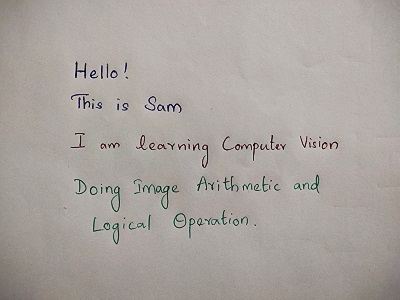
#> input picture image.jpg, 400 x 300 px
$ jupyter execute 'Image Arthmetic Operations using OpenCV.ipynb'   (shell and % lines are left out)
#> lines starting #> are read from the running program, lines starting #| are printed output that depends on the picture
# Image Arithmetic and Logic Operation

__Read colour hand written image__

__Convert it into grayscale image__

__Perform the following using image Arithmetic Operation__

###### Import required Libraries

[cell 1]
import numpy as np

import cv2

import matplotlib.pyplot as plt

###### Original Image

[cell 2]
image = cv2.imread("image.jpg")
#> image is the input picture: shape (300, 400, 3); mean B, G, R 159.3, 163.9, 170

plt.imshow(image)
plt.title("Original Image")
plt.axis('off')
plt.show()

[cell 3]
print("The Original-image shape =", image.shape, "\nThe Original-image size =", image.size)
#| The Original-image shape = (300, 400, 3)
#| The Original-image size = 360000

[cell 4]
image[0]
#> Out = 400 rows, first 8: [125, 131, 138], [125, 131, 138], [122, 130, 137], [121, 129, 136], [121, 129, 136], [122, 130, 137], [122, 130, 137], [122, 130, 137]

###### Convert to gray-scale image

[cell 5]
gray_image = cv2.imread("image.jpg", 0)
#> gray_image: shape (300, 400); min 2, max 223, mean 165.1

plt.imshow(gray_image, cmap='gray')
plt.title("Gray-Scale Image")
plt.axis('off')
plt.show()

[cell 6]
print("The gray-image shape =", gray_image.shape,
      "\nThe gray-image size =", gray_image.size,
      "\nThe gray-image data-type=", gray_image.dtype)
#| The gray-image shape = (300, 400)
#| The gray-image size = 120000
#| The gray-image data-type= uint8

[cell 7]
gray_image

## a) Brightness Modification

[cell 8]
def brightness(input_image, value):

#> called with value = 100
    new_image = np.zeros(input_image.shape, input_image.dtype)

    for y in range(input_image.shape[0]):
        for x in range(input_image.shape[1]):
            new_image[y,x] = np.clip(input_image[y,x] + value, 0, 255)
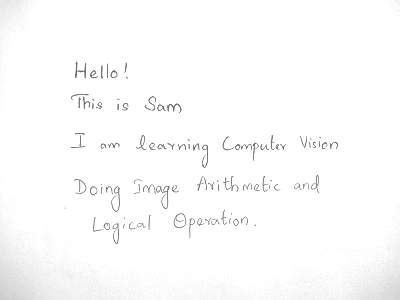
#> new_image: shape (300, 400); min 102, max 255, mean 251.7


    fig = plt.figure(figsize=(10, 7))
    plt.suptitle("Brightness Modification")

    fig.add_subplot(1, 2, 1)
    plt.title("Input Image")
    plt.imshow(input_image, cmap='gray')
    plt.axis('off')

    fig.add_subplot(1, 2, 2)
    plt.title("Output Image")
    plt.imshow(new_image, cmap='gray')
    plt.axis('off')

    plt.show()

### (i) Increasing the Brightness of an Image

[cell 9]
brightness(gray_image, 100)

### (ii) Decreasing the Brightness of an Image

[cell 10]
brightness(gray_image, -100)
#> call 2 of brightness, with value = -100
#> after the loop in brightness (call 2), `for y in range(input_image.shape[0]):`:
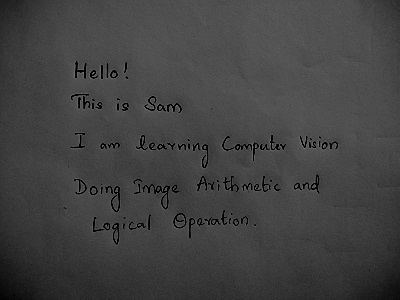
#> new_image: shape (300, 400); min 0, max 123, mean 65.9
#> in brightness (call 2), `plt.show()`:
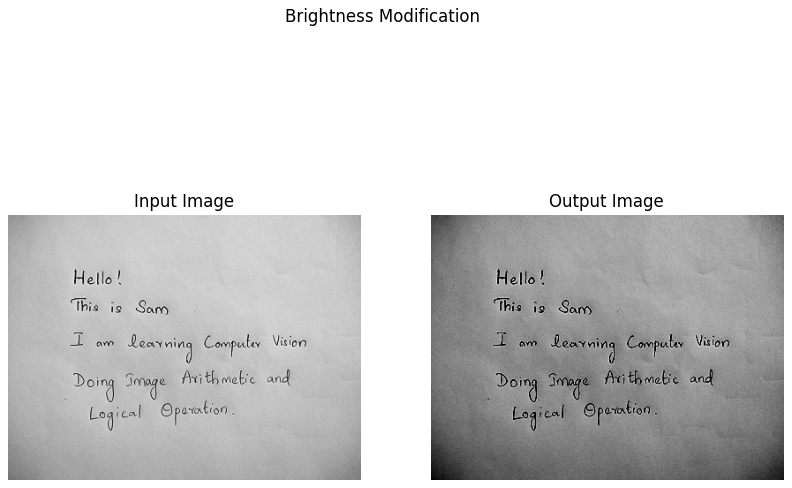
#> figure drawn by matplotlib, 2 panels

## b) Contrast Adjustment

[cell 11]
def contrast(input_image, value, operator):

#> called with value = 5, operator = '*'
    new_image = np.zeros(input_image.shape, input_image.dtype)

    if operator == "*":
        for y in range(input_image.shape[0]):
            for x in range(input_image.shape[1]):
                new_image[y,x] = np.clip(((input_image[y,x]) * value), 0, 255)
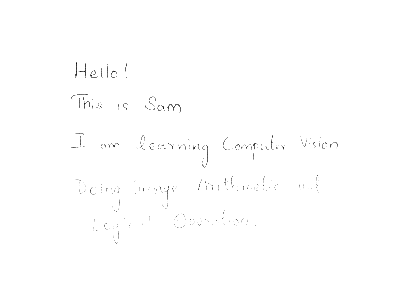
#> new_image: shape (300, 400); min 10, max 255, mean 254.2

    if operator == "/":
        for y in range(input_image.shape[0]):
            for x in range(input_image.shape[1]):
                new_image[y,x] = np.clip(((input_image[y,x]) / value), 0, 255)

    fig = plt.figure(figsize=(10, 7))
    plt.suptitle("Contrast Modification")

    fig.add_subplot(1, 2, 1)
    plt.title("Input Image")
    plt.imshow(input_image, cmap='gray')
    plt.axis('off')

    fig.add_subplot(1, 2, 2)
    plt.title("Output Image")
    plt.imshow(new_image, cmap='gray')
    plt.axis('off')

    plt.show()

### i) Increase in contrast

[cell 12]
contrast(gray_image, 5, "*")

### ii) Decrease in contrast

[cell 13]
contrast(gray_image, 5, "/")
#> call 2 of contrast, with value = 5, operator = '/'
#> after the loop in contrast (call 2), `for y in range(input_image.shape[0]):`:
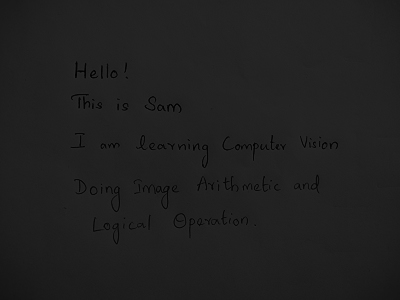
#> new_image: shape (300, 400); min 0, max 44, mean 32.6

## c) Image Averaging

[cell 14]
m, n = gray_image.shape
#> m = 300; n = 400

avg_img = np.zeros([m, n])

for i in range(1, m-1):
    for j in range(1, n-1):
        temp = [ gray_image[i-1, j-1], gray_image[i-1, j], gray_image[i-1, j + 1],
                gray_image[i, j-1], gray_image[i, j], gray_image[i, j + 1],
                gray_image[i + 1, j-1], gray_image[i + 1, j], gray_image[i + 1, j + 1]]

        temp = sorted(temp)
        avg_img[i, j]= temp[4]
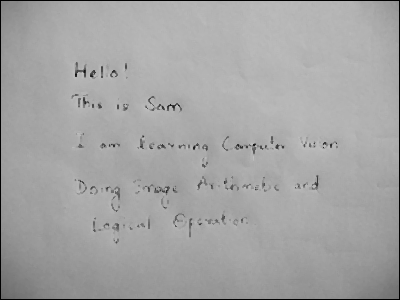
#> avg_img: shape (300, 400) float64; min 0, max 195, mean 164.3

avg_img = avg_img.astype(np.uint8)

fig = plt.figure(figsize=(10, 7))
plt.suptitle("Image Averaging")

fig.add_subplot(1, 2, 1)
plt.title("Original Image")
plt.imshow(gray_image, cmap='gray')
plt.axis('off')

fig.add_subplot(1, 2, 2)
plt.title("Averaged Image")
plt.imshow(avg_img, cmap='gray')
plt.axis('off')

plt.show()

## d) Select a sub image in an image

[cell 15]
(height, width) = gray_image.shape
#> height = 300; width = 400

centerX, centerY = (width // 2), (height // 2)
#> centerX = 200; centerY = 150

topleft = gray_image[0:centerY, 0:centerX]
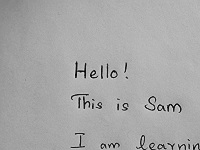
#> topleft: shape (150, 200); min 2, max 223, mean 167.6
topright = gray_image[0:centerY, centerX:width]
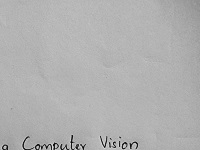
#> topright: shape (150, 200); min 5, max 221, mean 176.7
bottomleft = gray_image[centerY:height, 0:centerX]
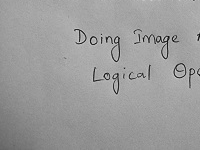
#> bottomleft: shape (150, 200); min 14, max 209, mean 156.2
bottomright = gray_image[centerY:height, centerX:width]
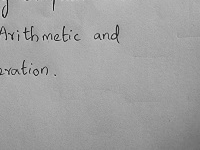
#> bottomright: shape (150, 200); min 15, max 208, mean 160

fig = plt.figure(figsize=(10, 10))
plt.suptitle("Sub-Images")

fig.add_subplot(2, 2, 1)
plt.title("topleft")
plt.imshow(topleft, cmap='gray')
plt.axis('off')

fig.add_subplot(2, 2, 2)
plt.title("topright")
plt.imshow(topright, cmap='gray')
plt.axis('off')

fig.add_subplot(2, 2, 3)
plt.title("bottomleft")
plt.imshow(bottomleft, cmap='gray')
plt.axis('off')

fig.add_subplot(2, 2, 4)
plt.title("bottomright")
plt.imshow(bottomright, cmap='gray')
plt.axis('off')

plt.show()
